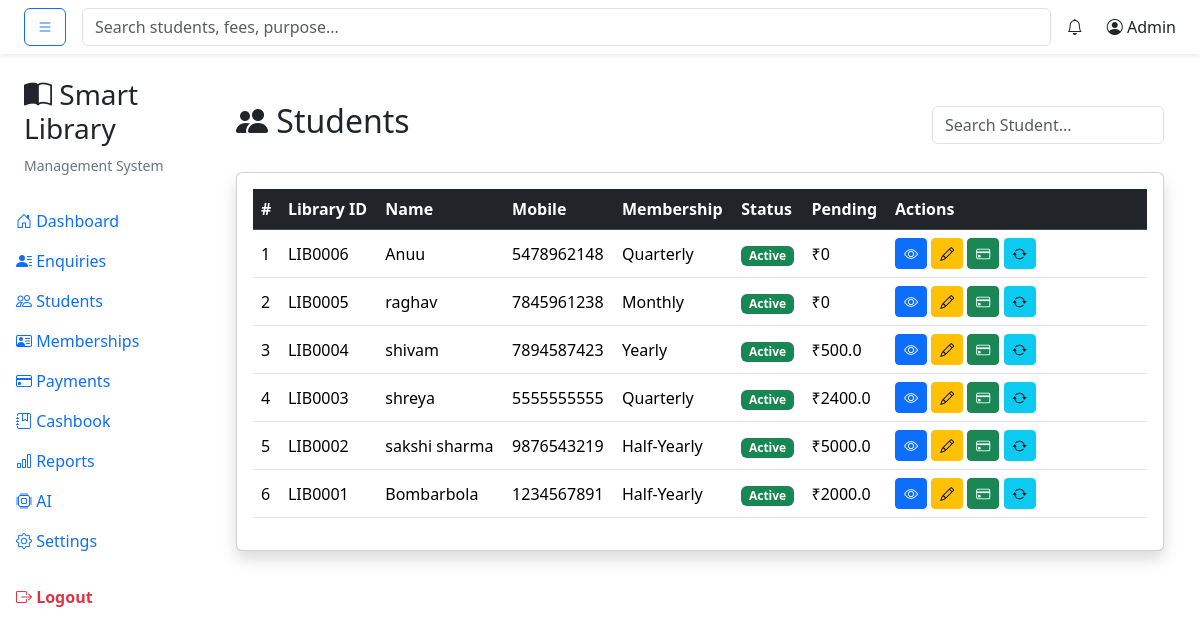
The page /students/ on the database its author committed.
### tables this page shows
CREATE TABLE memberships (
    membership_id INTEGER PRIMARY KEY AUTOINCREMENT,
    student_id INTEGER NOT NULL,
    plan_name TEXT NOT NULL,
    joining_date DATE NOT NULL,
    duration_days INTEGER ,
    end_date DATE NOT NULL,
    total_fee REAL NOT NULL,
    paid_amount REAL DEFAULT 0,
    pending_amount REAL DEFAULT 0,
    remarks TEXT,
    membership_status TEXT DEFAULT 'Active',

    created_at TIMESTAMP DEFAULT CURRENT_TIMESTAMP,

    FOREIGN KEY(student_id)
    REFERENCES students(student_id)
);

CREATE TABLE students (
    student_id INTEGER PRIMARY KEY AUTOINCREMENT,
    enquiry_id INTEGER,
    full_name TEXT NOT NULL,
    mobile TEXT NOT NULL UNIQUE,
    address TEXT,
    id_proof TEXT,
    purpose TEXT,
    shift TEXT,
    join_date DATE,
    status TEXT DEFAULT 'Active',

    created_at TIMESTAMP DEFAULT CURRENT_TIMESTAMP,

    FOREIGN KEY (enquiry_id)
    REFERENCES enquiries(enquiry_id)
);

### routes/student.py (the view)
@student_bp.route("/")
def index():
    conn = get_connection()
    cursor = conn.cursor()
    cursor.execute("""
        SELECT
            s.student_id,
            s.full_name,
            s.mobile,
            s.purpose,
            s.shift,
            s.status,

            m.membership_id,
            m.plan_name,
            m.pending_amount,
            m.membership_status

        FROM students s

        LEFT JOIN memberships m
            ON m.membership_id = (
                SELECT membership_id
                FROM memberships
                WHERE student_id = s.student_id
                ORDER BY membership_id DESC
                LIMIT 1
            )

        ORDER BY s.student_id DESC
    """)
    students = cursor.fetchall()
    conn.close()
    return render_template(
        "students/index.html",
        students=students
    )

### database/db.py (called while the page is built)
def get_connection():
    connection = sqlite3.connect(DATABASE_PATH)
    connection.row_factory = sqlite3.Row
    return connection

### templates/students/index.html (shortened to what this page needs)
{% extends "layouts/base.html" %}
{% block content %}
<div class="container-fluid mt-4">
    <div class="d-flex justify-content-between align-items-center mb-4">
        <h2>
            <i class="bi bi-people-fill"></i>
            Students
        </h2>
        <input
            type="text"
            id="searchStudent"
            class="form-control w-25"
            placeholder="Search Student...">
    </div>
    <div class="card shadow">
        <div class="card-body">
            <table class="table table-hover align-middle" id="studentTable">
                <thead class="table-dark">
                    <tr>
                        <th>#</th>
                        <th>Library ID</th>
                        <th>Name</th>
                        <th>Mobile</th>
                        <th>Membership</th>
                        <th>Status</th>
                        <th>Pending</th>
                        <th width="260">
                            Actions
                        </th>
                    </tr>
                </thead>
                <tbody>
                {% for student in students %}
                <tr>
                    <td>{{ loop.index }}</td>
                    <td>
                        LIB{{ "%04d"|format(student.student_id) }}
                    </td>
                    <td>{{ student.full_name }}</td>
                    <td>{{ student.mobile }}</td>
                    <td>
                        {{ student.plan_name or "-" }}
                    </td>
                    <td>
                        {% if student.membership_status == "Active" %}
                        <span class="badge bg-success">
                            Active
                        </span>
                        {% else %}
                        <span class="badge bg-danger">
                            Expired
                        </span>
                        {% endif %}
                    </td>
                    <td>
                        ₹{{ student.pending_amount or 0 }}
                    </td>
                    <td>
                        <a
                            href="{{ url_for('student.view', student_id=student.student_id) }}"
                            class="btn btn-sm btn-primary">
                            <i class="bi bi-eye"></i>
                        </a>
                        <a
                            href="{{ url_for('student.edit', student_id=student.student_id) }}"
                            class="btn btn-sm btn-warning">
                            <i class="bi bi-pencil"></i>
                        </a>
                        {% if student.membership_status %}
                        <a
                            href="{{ url_for('payment.collect', membership_id=student.membership_id) }}"
                            class="btn btn-sm btn-success">
                            <i class="bi bi-credit-card"></i>
                        </a>
                        {% endif %}
                        <a
                            href="{{ url_for('membership.renew', student_id=student.student_id) }}"
                            class="btn btn-sm btn-info">
                            <i class="bi bi-arrow-repeat"></i>
                        </a>
                    </td>
                </tr>
                {% endfor %}
                </tbody>
            </table>
        </div>
    </div>
</div>
{% endblock %}

### rows shown on the page
memberships: full_name "Anuu", mobile "5478962148", plan_name "Quarterly", membership_status "Active", pending_amount "0"
students: student_id "0006"
memberships: full_name "raghav", mobile "7845961238", plan_name "Monthly", membership_status "Active", pending_amount "0"
students: student_id "0005"
memberships: full_name "shivam", mobile "7894587423", plan_name "Yearly", membership_status "Active", pending_amount "500.0"
students: student_id "0004"
memberships: full_name "shreya", mobile "5555555555", plan_name "Quarterly", membership_status "Active", pending_amount "2400.0"
students: student_id "0003"
memberships: full_name "sakshi sharma", mobile "9876543219", plan_name "Half-Yearly", membership_status "Active", pending_amount "5000.0"
students: student_id "0002"
memberships: full_name "Bombarbola", mobile "1234567891", plan_name "Half-Yearly", membership_status "Active", pending_amount "2000.0"
students: student_id "0001"
